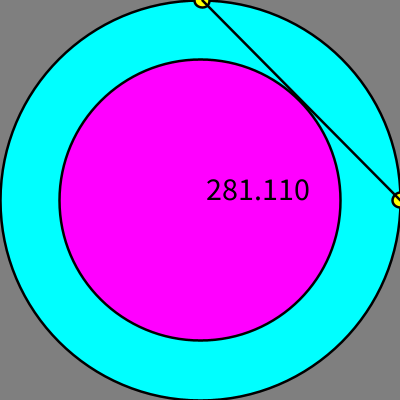
Frame 1 (no input)
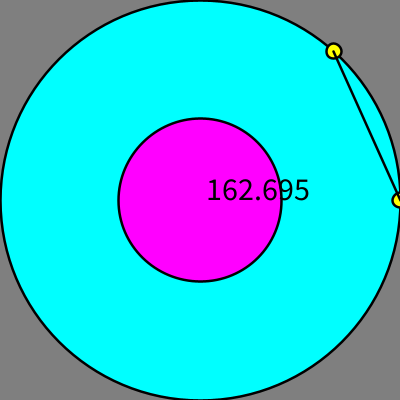
Frame 60 (the mouse pressed at the canvas centre just before this capture)
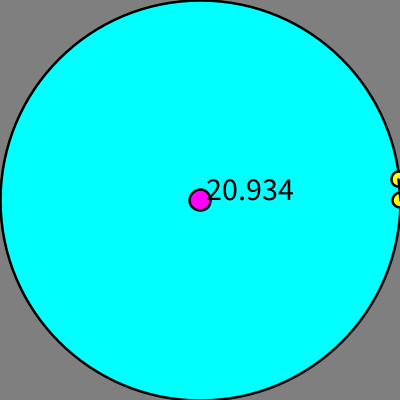
Frame 120 (the mouse held since frame 60 and released just before this capture)

The Processing sketch that drew these frames (run headless with seeded random() and noise(); from frame 60 on, the mouse is pressed at the canvas centre):

// Processing sketch: smooth_scaling_with_dist_from_circle_rotation
// ── smooth_scaling_with_dist_from_circle_rotation.pde
// Demonstrates a way to get size values that change up then down over time on a smooth ramp related to the distance of a fixed vertex vs. vertex of a rotating circle. Reduce the problem to its essence for your need . . .

PVector v;
int translate_offset = 200;
float lineDist;
color fillColor;
color altFillColor;
color altFillColorTwo;

void setup() {
  size(400,400);
  //noLoop();
  v = new PVector(0, -200);
  strokeWeight(2.5);
  fillColor = color(255,0,255);
  altFillColor = color(0,255,255);
  altFillColorTwo = color(255,255,0);
  fill(fillColor);
  textSize(32);
}

void draw() {
  translate(translate_offset, translate_offset);
  background(127);
  v.rotate(radians(0.7));
  lineDist = dist(v.x, v.y, 200, 0);
  fill(altFillColor);
  ellipse(0,0,400,400);
  fill(fillColor);
  ellipse(0,0,lineDist,lineDist);
  fill(255,255,0);
  ellipse(v.x, v.y, 15, 15);
  ellipse(200, 0, 15, 15);
  line(v.x, v.y, 200, 0);
  fill(0);
  text(lineDist, 0, 0);
  fill(fillColor);
  translate(translate_offset * (-1), translate_offset * (-1));
}
